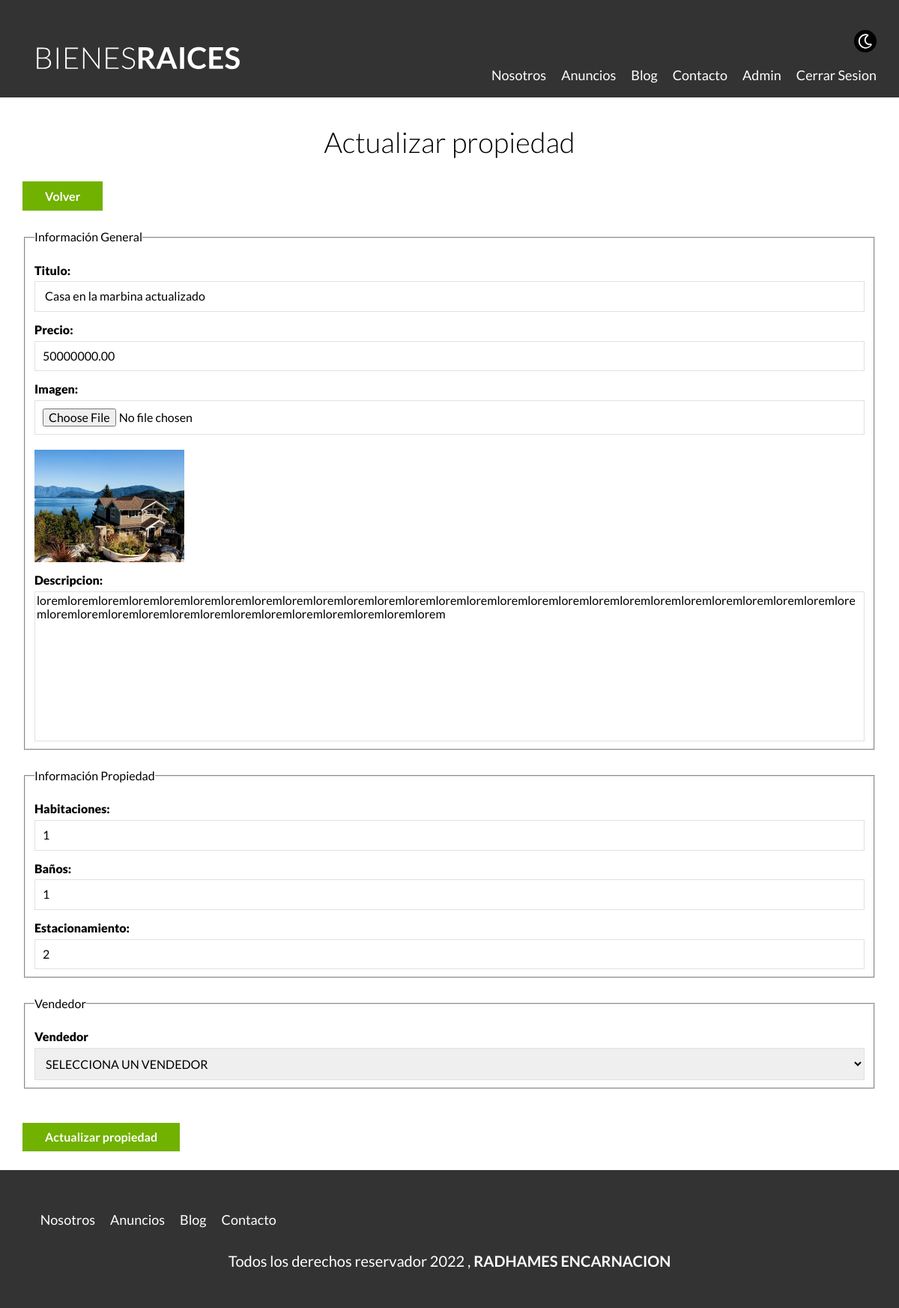
The app's page /propiedades/actualizar?id=50 (signed in) with its own data.
### tables this page shows
CREATE TABLE `propiedades` (
  `id` int(11) NOT NULL,
  `titulo` varchar(60) DEFAULT NULL,
  `precio` decimal(10,2) DEFAULT NULL,
  `imagen` varchar(200) DEFAULT NULL,
  `descripcion` longtext DEFAULT NULL,
  `habitaciones` int(1) DEFAULT NULL,
  `wc` int(1) DEFAULT NULL,
  `estacionamiento` int(1) DEFAULT NULL,
  `creado` date DEFAULT NULL,
  `vendedorId` int(11) DEFAULT NULL
);

### controllers/PropiedadController.php (called while the page is built, shortened)
<?php
class PropiedadController
{
    public static function actualizar(Router $router)
    {
        try {
            $id = validarORedireccionar('admin', true);
            $propiedad = Propiedad::find($id);
            $vendedores = Vendedores::all();
            $errores = $propiedad::getErrores();
            $router->render("propiedades/actualizar", [
                'errores' => $errores,
                'propiedad' => $propiedad,
                'vendedores' =>  $vendedores
            ]);
        } catch (\Throwable $th) {
            header('Location: /admin?mensaje=3');
        }
    }
}

### public/index.php (called while the page is built, shortened)
<?php
$router = new Router;
$router->get('/admin', [PropiedadController::class, 'index']);
$router->get('/propiedades/crear', [PropiedadController::class, 'crear']);
$router->post('/propiedades/crear', [PropiedadController::class, 'crear']);
$router->get('/propiedades/actualizar',  [PropiedadController::class, 'actualizar']);
$router->post('/propiedades/actualizar', [PropiedadController::class, 'actualizar']);
$router->post('/propiedades/eliminar', [PropiedadController::class, 'eliminar']);
$router->get('/vendedores/crear', [VendedoresController::class, 'crear']);
$router->post('/vendedores/crear', [VendedoresController::class, 'crear']);
$router->get('/vendedores/actualizar',  [VendedoresController::class, 'actualizar']);
$router->post('/vendedores/actualizar', [VendedoresController::class, 'actualizar']);
$router->post('/vendedores/eliminar', [VendedoresController::class, 'eliminar']);
$router->get('/', [PaginasController::class, 'index']);
$router->get('/nosotros', [PaginasController::class, 'nosotros']);
$router->get('/anuncios', [PaginasController::class, 'anuncios']);
$router->get('/propiedad', [PaginasController::class, 'propiedad']);
$router->get('/blog', [PaginasController::class, 'blog']);
$router->get('/entrada', [PaginasController::class, 'entrada']);
$router->get('/contacto', [PaginasController::class, 'contacto']);
$router->post('/contacto', [PaginasController::class, 'contacto']);
$router->get('/login' , [LoginController::class, 'login']);
$router->post('/login' , [LoginController::class, 'login']);
$router->get('/logout' , [LoginController::class, 'logout']);
$router->comprobarRutas();

### includes/funciones.php (called while the page is built, shortened)
<?php
function s($html)
{
    $s = htmlspecialchars($html);
    return $s;
}
function validarORedireccionar($url, $mensaje)
{
    $id = $_GET['id'] ?? NULL;
    $id = filter_var($id, FILTER_VALIDATE_INT);
    return $id;
}

### models/ActiveRecord.php (called while the page is built, shortened)
<?php
class ActiveRecord
{
    protected static $db;
    protected static $tabla = '';
    public static function setBD($database)
    {
        self::$db = $database;
    }
    public static function find($id)
    {
        $query = "SELECT * FROM " . static::$tabla . " WHERE id = ${id}";
        $resultado = self::consultarSQL($query);
        return array_shift($resultado);
    }
    public static function consultarSQL($query)
    {
        $resultado = self::$db->query($query);
        $array = [];
        while ($registro = $resultado->fetch_assoc()) {
            $array[] = static::crearObjeto($registro);
        }
        return $array;
    }
    protected static function crearObjeto($registro)
    {
        $objeto = new static;
        foreach ($registro as $key => $value) {
            if (property_exists($objeto, $key)) {
                $objeto->$key = $value;
            }
        }
        return $objeto;
    }
}

### view/propiedades/formulario.php (the view, shortened to what this page needs)
<fieldset>
    <legend>Información General</legend>
    <label for="titulo">Titulo:</label>
    <input name="propiedad[titulo]" type="text" id="titulo" placeholder="Titulo de la propiedad" value="<?php echo s($propiedad->titulo) ?>">
    <label for="precio">Precio:</label>
    <input name="propiedad[precio]" type="number" id="precio" placeholder="Precio de la sociedad" value="<?php echo s($propiedad->precio) ?>">
    <label for="imagen">Imagen:</label>
    <input type="file" id="imagen" accept="image/jpeg, image/png" name="propiedad[imagen]">
    <?php if ($propiedad->imagen): ?>
        <img src="/imagenes/<?php echo $propiedad->imagen ?>" alt="imagen de la propiedad" class="imagen-small">
    <?php endif ?>
    <label for="descripcion">Descripcion:</label>
    <textarea name="propiedad[descripcion]" id="descripcion" placeholder=""><?php echo s($propiedad->descripcion) ?></textarea>
</fieldset>
<fieldset>
    <legend>Información Propiedad</legend>
    <label for="habitaciones">Habitaciones:</label>
    <input name="propiedad[habitaciones]" type="number" id="habitaciones" placeholder="Habitaciones de la propiedad" min="1" max="9" value="<?php echo s($propiedad->habitaciones) ?>">
    <label for="wc">Baños:</label>
    <input name="propiedad[wc]" type="number" id="wc" placeholder="Baños de la propiedad" min="1" max="9" value="<?php echo s($propiedad->wc) ?>">
    <label for="estacionamiento">Estacionamiento:</label>
    <input name="propiedad[estacionamiento]" type="number" id="estacionamiento" placeholder="Estacionamiento de la propiedad" min="1" max="9" value="<?php echo s($propiedad->estacionamiento) ?>">
</fieldset>
<fieldset>
    <legend>Vendedor</legend>
    <label for="vendedor">Vendedor</label>
    <select name="propiedad[vendedorId]" id="vendedor">
        <option value="" selected disabled>SELECCIONA UN VENDEDOR</option>
    </select>
</fieldset>

### view/propiedades/actualizar.php (shortened to what this page needs)
<main class="contenedor seccion">
    <h1>Actualizar propiedad</h1>
    <a href="/admin" class="boton-verde">Volver</a>
    <form action="" class=" seccion" method="POST" enctype="multipart/form-data">
        <?php include __DIR__ . '/formulario.php'; ?>
        <input type="submit" value="Actualizar propiedad" class="boton-verde x">
    </form>
</main>

### Router.php (shortened to what this page needs)
<?php
class Router
{
    public $rutasGET = [];
    public $rutasPOST = [];
    public function get($url, $fn)
    {
        $this->rutasGET[$url] = $fn;
    }
    public function post($url, $fn)
    {
        $this->rutasPOST[$url] = $fn;
    }
    public function comprobarRutas()
    {
        $urlActual = $_SERVER['PATH_INFO'] ?? '/';
        $metodo = $_SERVER['REQUEST_METHOD'];
        if ($metodo === 'GET') {
            $fn = $this->rutasGET[$urlActual] ?? null;
        } else {
            $fn = $this->rutasPOST[$urlActual] ?? null;
        }
        if ($fn) {
            call_user_func($fn, $this);
        } else {
            echo "<h1>ERROR 404 </h1>";
        }
    }
    public function render($view, $datos = [])
    {
        include_once __DIR__ . "/view/${view}.php";
        $contenido = ob_get_clean();
        include_once __DIR__ . "/view/layout.php";
    }
}

### view/layout.php (shortened to what this page needs)
<?php
$auth = $_SESSION['login'] ?? false;
?>
<!DOCTYPE html>
<html lang="en">
<head>
    <link rel="stylesheet" type="text/css" href="../build/css/app.css??v=<?php echo (rand()); ?>" media="all">
</head>
<body>
    <header class="header <?php echo $inicio ? 'inicio' : ''; ?> ">
        <div class="contenedor contenido-header">
            <div class="barra">
                <a href="/">
                    <img src="/build/img/logo.svg" alt="logotipo">
                </a>
                <div class="derecha">
                    <img src="/build/img/dark-mode.svg" alt="boton de dark mode" class="dark-mode-boton">
                    <nav class="navegacion">
                        <a href="/nosotros">Nosotros</a>
                        <a href="/anuncios">Anuncios</a>
                        <a href="/blog">Blog</a>
                        <a href="/contacto">Contacto</a>
                        <?php if ($auth) : ?>
                            <a href="/admin">Admin</a>
                            <a href="/logout">Cerrar Sesion</a>
                        <?php elseif (!$auth) : ?>
                            <a href="/login">Iniciar Sesion</a>
                        <?php endif; ?>
                    </nav>
                </div>
            </div>
        </div>
    </header>
    <?php echo $contenido
    ?>
    <footer class="footer ">
        <div class="contenedor contenedor-footer">
            <nav class="navegacion">
                <a href="/nosotros">Nosotros</a>
                <a href="/anuncios">Anuncios</a>
                <a href="/blog">Blog</a>
                <a href="/contacto">Contacto</a>
            </nav>
        </div>
        <p class="copyright">Todos los derechos reservador
            <?php $fecha  = date('Y');
            echo $fecha; ?> ,
            <span class="autor">Radhames Encarnacion</span>
        </p>
    </footer>
</body>
</html>

### public/build/css/app.css (style rules this page uses)
html { -webkit-text-size-adjust:100%;line-height:1.15 }
body { margin:0 }
main { display:block }
h1 { font-size:2em;margin:.67em 0 }
a { background-color:transparent }
img { border-style:none }
button,input,optgroup,select,textarea { font-family:inherit;font-size:100%;line-height:1.15;margin:0 }
button,input { overflow:visible }
button,select { text-transform:none }
[type=button],[type=reset],[type=submit],button { -webkit-appearance:button }
fieldset { padding:.35em .75em .625em }
legend { box-sizing:border-box;color:inherit;display:table;max-width:100%;padding:0;white-space:normal }
textarea { overflow:auto }
html { box-sizing:border-box;font-size:62.5% }
*,:after,:before { box-sizing:inherit }
body { font-family:Lato,sans-serif;font-size:1.6rem;line-height:1.8 }
p { color:#000;font-size:2rem }
.contenedor { margin:0 auto;max-width:120rem;width:95% }
a { text-decoration:none }
img,picture { display:block;width:100% }
h1,h2,h3 { font-family:Lato,sans-serif;font-weight:300;margin:2.5rem 0;text-align:center }
h1 { font-size:3.8rem }
.seccion { margin-bottom:2.5rem;margin-top:2.5rem }
.header { background-color:#333;padding:1rem 0 3rem }
.contenido-header { display:flex;flex-direction:column;justify-content:space-between }
.footer { background-color:#333;padding:2.5rem }
.footer .contenedor-footer { padding-top:2.5rem }
.footer .navegacion { height:auto;opacity:1;visibility:visible }
.footer .copyright { color:#fff;text-align:center }
.footer .copyright .autor { font-weight:700;text-transform:uppercase }
.derecha { align-items:center;display:flex;flex-direction:column }
@media (min-width:768px) { .derecha { align-items:flex-end } }
.derecha .dark-mode-boton { background-color:#fff;border-radius:50%;box-sizing:content-box;cursor:pointer;filter:invert(100%);margin-bottom:3rem;margin-top:3rem;padding:.5rem;width:3rem }
@media (min-width:768px) { .derecha .dark-mode-boton { margin-top:0;width:2rem } }
.barra { align-items:center;display:flex;flex-direction:column;padding-top:3rem }
@media (min-width:768px) { .barra { align-items:flex-end;flex-direction:row;justify-content:space-between } }
.navegacion { height:0;opacity:0;transition:visibility .3s ease-in-out,opacity .5s linear,height .5s linear;visibility:hidden }
@media (min-width:768px) { .navegacion { align-items:center;display:flex;gap:2rem;opacity:1;visibility:visible } }
.navegacion a { color:#fff;display:block;font-size:2.2rem;text-align:center;text-decoration:none }
@media (min-width:768px) { .navegacion a { font-size:1.8rem } }
.boton-verde { background-color:#71b100;border:none;color:#fff;display:inline;font-weight:700;margin-top:2.5rem;padding:1rem 3rem;text-align:center;text-decoration:none }
input,select { border:1px solid #e1e1e1;display:block;padding:1rem;width:100% }
label { display:block;font-weight:900;margin-top:1rem }
textarea { border:1px solid #e1e1e1;display:block;height:20rem;resize:none;width:100% }
fieldset { border-color:#e1e1e1;margin-bottom:2rem }
input[type=submit] { width:auto }
.imagen-small { margin-top:2rem;width:20rem }

### records on screen
propiedades: titulo "Casa en la marbina actualizado", precio "50000000.00", imagen (picture), descripcion "loremloremloremloremloremloremloremloremloremloremloremloremloremloremloremloremloremloremloremloremloremloremloremloremloremloremloremloremloremloremloremloremloremloremloremloremloremloremloremlorem", habitaciones "1", wc "1", estacionamiento "2"
